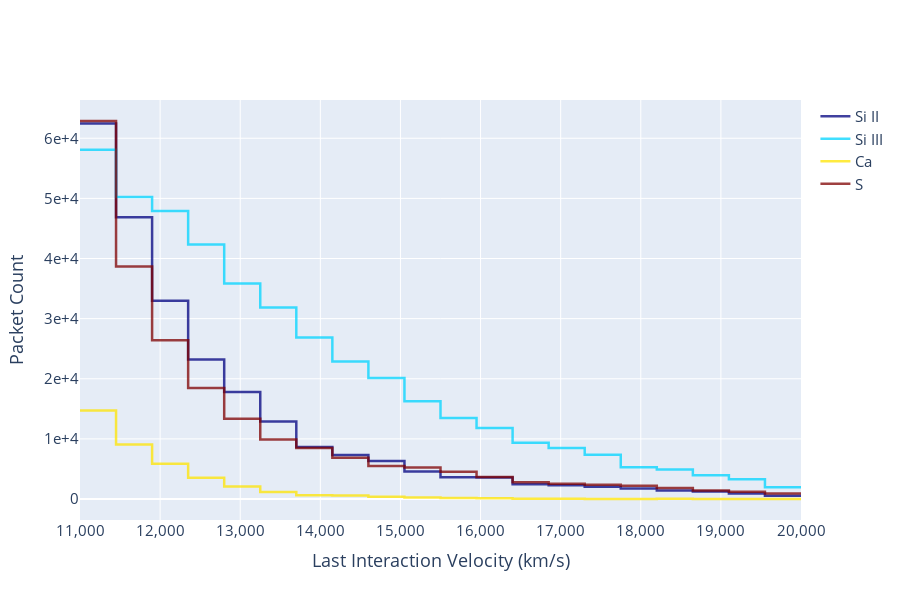

Notebook code for this chart:
### Markdown cell above
When using both the `nelements` and the `species_list` options, `species_list` takes precedence.

### Code cell
plotter.generate_plot_ply(species_list = ["Si I-III", "Ca", "S"], nelements=3)
